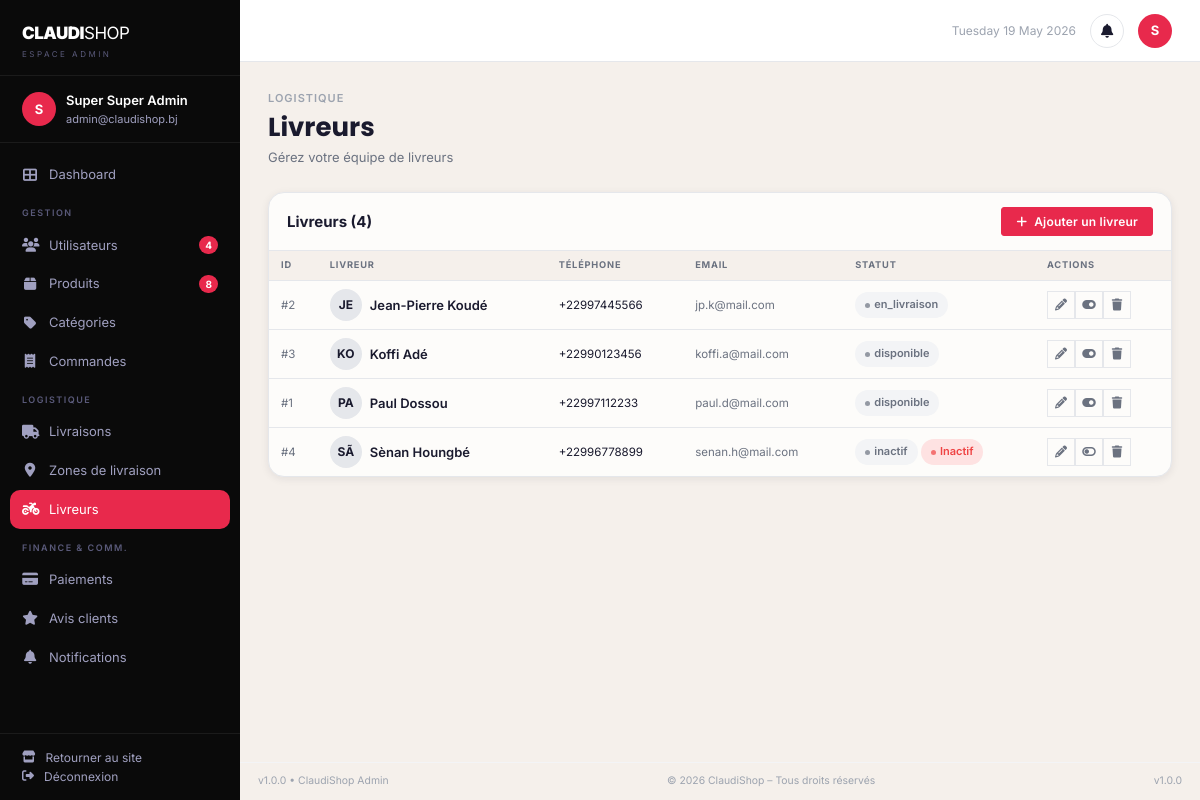
The app's page /admin/livreurs.php (signed in) with its own data.
### tables this page shows
CREATE TABLE `livreur` (
  `id`            INT UNSIGNED NOT NULL AUTO_INCREMENT,
  `nom`           VARCHAR(100) NOT NULL,
  `telephone`     VARCHAR(20) NOT NULL,
  `email`         VARCHAR(180) DEFAULT NULL UNIQUE,
  `mot_de_passe`  VARCHAR(255) NOT NULL,
  `vehicule`      ENUM('moto','voiture','tricycle','velo','pied') NOT NULL DEFAULT 'moto',
  `type_livraison` ENUM('express','standard','tous') NOT NULL DEFAULT 'tous',
  `statut`        ENUM('disponible','en_livraison','inactif') NOT NULL DEFAULT 'disponible',
  `est_actif`     TINYINT(1) NOT NULL DEFAULT 1,
  `photo`         VARCHAR(255) DEFAULT NULL,
  `note`          TEXT DEFAULT NULL,
  `date_embauche` DATE DEFAULT NULL,
  `date_creation` DATETIME NOT NULL DEFAULT CURRENT_TIMESTAMP,
  `updated_at`    DATETIME NOT NULL DEFAULT CURRENT_TIMESTAMP ON UPDATE CURRENT_TIMESTAMP,
  PRIMARY KEY (`id`)
);

### config/database.php (called while the page is built, shortened)
<?php
class Database {
    private static $instance = null;
    private $pdo;
    private function __construct() {
        $host = 'localhost';
        $dbname = 'claudishop';
        $username = 'root';
        $password = '';
        try {
            $this->pdo = new PDO(
                "mysql:host=$host;dbname=$dbname;charset=utf8mb4",
                $username,
                $password,
                [
                    PDO::ATTR_ERRMODE => PDO::ERRMODE_EXCEPTION,
                    PDO::ATTR_DEFAULT_FETCH_MODE => PDO::FETCH_ASSOC,
                    PDO::ATTR_EMULATE_PREPARES => false
                ]
            );
        } catch (PDOException $e) {
            die("Erreur de connexion à la base de données.");
        }
    }
    public static function getInstance() {
        if (self::$instance === null) {
            self::$instance = new self();
        }
        return self::$instance;
    }
    public function getConnection() {
        return $this->pdo;
    }
}

### classes/Livreur.php (called while the page is built, shortened)
<?php
require_once __DIR__ . '/../config/database.php';
class Livreur {
    private $db;
    public function __construct() {
        $this->db = Database::getInstance()->getConnection();
    }
    public function getAll() {
        return $this->db->query("SELECT * FROM livreur ORDER BY nom")->fetchAll();
    }
    public function syncStatuts() {
        $this->db->exec("
            UPDATE livreur l
            LEFT JOIN (
                SELECT livreur_id, COUNT(*) AS nb
                FROM livraison
                WHERE livreur_id IS NOT NULL AND statut NOT IN ('Livrée','Annulée','Échouée')
                GROUP BY livreur_id
            ) a ON a.livreur_id = l.id
            SET l.statut = CASE WHEN a.nb > 0 THEN 'En livraison' ELSE 'Disponible' END
        ");
    }
}

### config/config.php (called while the page is built, shortened)
<?php
function securiser($data) {
    return htmlspecialchars(trim($data), ENT_QUOTES, 'UTF-8');
}
function verifierUtilisateurExiste() {
    require_once __DIR__ . '/../config/database.php';
}
function nettoyerInvite() {
    if (empty($_SESSION['user_id']) || empty($_SESSION['guest_converted'])) {
        return;
    }
    require_once __DIR__ . '/../config/database.php';
}
require_once __DIR__ . '/../classes/Livreur.php';

### admin/livreurs.php (the view, shortened to what this page needs)
<?php
require_once __DIR__ . '/../config/config.php';
require_once __DIR__ . '/../classes/Livreur.php';
$livreurObj = new Livreur();
$search = isset($_GET['q']) ? securiser($_GET['q']) : '';
if ($search) {
    $livreurs = $livreurObj->search($search);
} else {
    $livreurs = $livreurObj->getAll();
}
require_once __DIR__ . '/../includes/header.php';
?>
<div class="dashboard-layout">
<?php require_once __DIR__ . '/../includes/admin_sidebar.php'; ?>
<div class="dash-main">
<?php require_once __DIR__ . '/../includes/admin_topbar.php'; ?>
<div class="dash-content">
    <div class="dash-page-header">
        <div class="dash-page-label">Logistique</div>
        <h1 class="dash-page-title">Livreurs</h1>
        <p class="dash-page-sub">Gérez votre équipe de livreurs</p>
    </div>
    <div class="table-card">
        <div class="table-card-header">
            <span class="table-card-title">Livreurs (<?= count($livreurs) ?>)</span>
            <button class="btn btn-dark btn-sm" onclick="document.getElementById('modalLivreur').style.display='flex'"><i class="fas fa-plus"></i> Ajouter un livreur</button>
        </div>
        <table>
            <thead><tr><th>ID</th><th>Livreur</th><th>Téléphone</th><th>Email</th><th>Statut</th><th>Actions</th></tr></thead>
            <tbody>
            <?php if (empty($livreurs)): ?>
            <tr><td colspan="6" style="text-align:center;padding:32px;color:var(--gray-400);">Aucun livreur enregistré.</td></tr>
            <?php else: foreach ($livreurs as $l): ?>
            <tr>
                <td class="text-xs text-muted">#<?= $l['id'] ?></td>
                <td>
                    <div class="flex items-center gap-2">
                        <?php if (!empty($l['photo'])): ?>
                        <img src="<?= UPLOADS_URL . '/' . securiser($l['photo']) ?>" alt="" style="width:32px;height:32px;border-radius:50%;object-fit:cover;">
                        <?php else: ?>
                        <div style="width:32px;height:32px;border-radius:50%;background:var(--gray-200);display:flex;align-items:center;justify-content:center;font-size:12px;font-weight:700;"><?= strtoupper(substr($l['nom']??'?',0,2)) ?></div>
                        <?php endif; ?>
                        <span class="text-sm font-semibold"><?= securiser($l['nom']) ?></span>
                    </div>
                </td>
                <td class="text-sm"><?= securiser($l['telephone'] ?? '—') ?></td>
                <td class="text-sm text-muted"><?= securiser($l['email'] ?? '—') ?></td>
                <td>
                    <?php if ($l['statut'] === 'Disponible'): ?>
                    <span class="badge badge-success">Disponible</span>
                    <?php elseif ($l['statut'] === 'En livraison'): ?>
                    <span class="badge badge-warning">En livraison</span>
                    <?php else: ?>
                    <span class="badge badge-dark"><?= securiser($l['statut']) ?></span>
                    <?php endif; ?>
                    <?php if (!$l['est_actif']): ?>
                    <span class="badge badge-danger">Inactif</span>
                    <?php endif; ?>
                </td>
                <td>
                    <div class="flex gap-1">
                        <a href="<?= BASE_URL ?>/admin/livreurs/modifier.php?id=<?= $l['id'] ?>" class="action-btn" title="Modifier"><i class="fas fa-pencil-alt"></i></a>
                        <form method="POST" style="display:inline;">
                            <button type="submit" class="action-btn" title="<?= $l['est_actif'] ? 'Désactiver' : 'Activer' ?>">
                                <i class="fas <?= $l['est_actif'] ? 'fa-toggle-on' : 'fa-toggle-off' ?>"></i>
                            </button>
                        </form>
                        <form method="POST" style="display:inline;" onsubmit="return confirm('Supprimer ce livreur ?')">
                            <button type="submit" class="action-btn danger"><i class="fas fa-trash"></i></button>
                        </form>
                    </div>
                </td>
            </tr>
            <?php endforeach; endif; ?>
            </tbody>
        </table>
    </div>
</div>
<div class="dash-footer"><span>v1.0.0 &bull; ClaudiShop Admin</span><span>&copy; <?= date('Y') ?> ClaudiShop &ndash; Tous droits réservés</span><span>v1.0.0</span></div>
</div>
</div>
</body>
</html>

### records on screen
livreur: id "2", nom "JE", nom "Jean-Pierre Koudé", telephone "+22997445566", email "jp.k@mail.com", statut "en_livraison", est_actif 1 (drawn)
livreur: id "3", nom "KO", nom "Koffi Adé", telephone "+22990123456", email "koffi.a@mail.com", statut "disponible", est_actif 1 (drawn)
livreur: id "1", nom "PA", nom "Paul Dossou", telephone "+22997112233", email "paul.d@mail.com", statut "disponible", est_actif 1 (drawn)
livreur: id "4", nom "SÃ", nom "Sènan Houngbé", telephone "+22996778899", email "senan.h@mail.com", statut "inactif", est_actif "Inactif"

### other values on screen
$userInitialAdmin "S"
$adminName "Super Super Admin"
$adminEmail "admin@claudishop.bj"
$_nbUsers "4"
$_nbProduits "8"
$userInitialAdmin2 "S"
count($livreurs) "4"
